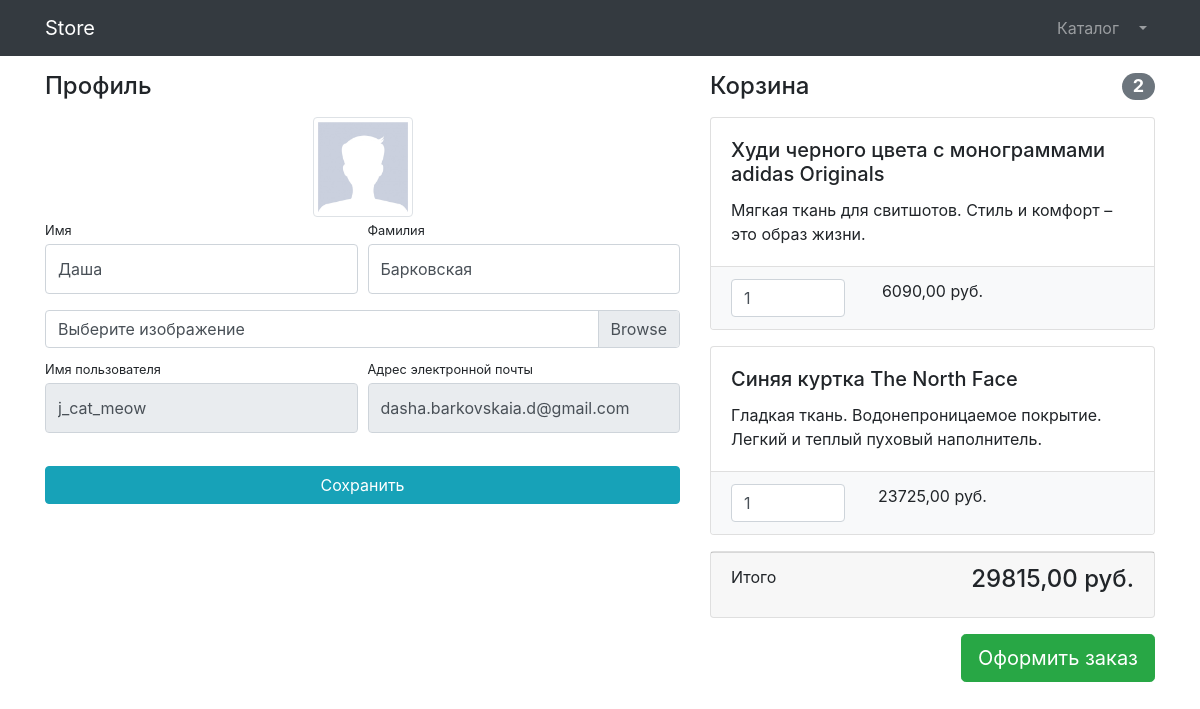
Page /users/profile/5 (signed in) on the committed database.
### user/models.py (models this page shows)
class User(AbstractUser):
    image = models.ImageField(upload_to='users_images', null=True, blank=True)
    is_verified_email = models.BooleanField(default=False)

### products/models.py (models this page shows, shortened)
class Basket(models.Model):
    user = models.ForeignKey(to=User, on_delete=models.CASCADE)
    products = models.ForeignKey(to=Product, on_delete=models.CASCADE)
    quantity = models.PositiveSmallIntegerField(default=0)
    created_timestamp = models.DateTimeField(auto_now_add=True)
    objects = BasketQuerySet.as_manager()
    class Meta:
        verbose_name = "корзину"
        verbose_name_plural = "Корзина"
    def sum(self):
        return self.products.price * self.quantity

class Product(models.Model):
    name = models.CharField(max_length=256)
    description = models.TextField()
    price = models.DecimalField(max_digits=10, decimal_places=2)
    quantity = models.PositiveIntegerField(default=0)
    image = models.ImageField(upload_to='products_images')
    category = models.ForeignKey(to=ProductCategory, on_delete=models.CASCADE)
    class Meta:
        verbose_name = "продукт"
        verbose_name_plural ="Продукт"

### user/views.py (the view, shortened to what this page needs)
# urls.py: path('profile/<int:pk>',login_required(views.UserProfileView.as_view()), name='profile'),
class UserProfileView(TitleMixin,UpdateView):
    model = User
    form_class = UserProfileForm
    template_name = 'user/profile.html'
    title = 'Store - Редактирование данных пользователя'

### user/forms.py
class UserProfileForm(UserChangeForm):
    first_name = forms.CharField(widget=forms.TextInput(attrs={'class': 'form-control py-4'}))
    last_name = forms.CharField(widget=forms.TextInput(attrs={'class': 'form-control py-4'}))
    image = forms.ImageField(widget=forms.FileInput(attrs={'class': 'custom-file-input'}), required=False)
    username = forms.CharField(widget=forms.TextInput(attrs={'class': 'form-control py-4', 'readonly': True}))
    email = forms.EmailField(widget=forms.TextInput(attrs={'class': 'form-control py-4', 'readonly': True}))
    class Meta:
        model = User()
        fields = ('first_name', 'last_name', 'image', 'username','email')

### common/views.py (called while the page is built)
    def get_context_data(self,**kwargs):
        context = super(TitleMixin, self).get_context_data(**kwargs)
        context['title'] = self.title
        return context

### products/context_processor.py (called while the page is built)
def basket(request):
    user = request.user
    return {"baskets": Basket.objects.filter(user=user) if user.is_authenticated else []}

### products/models.py (called while the page is built)
    def total_sum(self):
        return sum(basket.sum() for basket in self)

    def total_quantity(self):
        return sum(basket.quantity for basket in self)

### user/templates/user/profile.html (shortened to what this page needs)
{% extends 'products/base.html' %}
{% load static %}
{% block css %}
    <link href="{% static 'vendor/css/profile.css' %}" rel="stylesheet">
{% endblock %}
{% block content %}
<div class="container">
    <div class="row">
        <div class="col-lg-7">
            <h4 class="mt-3 mb-3">Профиль</h4>
            <div class="col-lg-12 text-center">
                <img width="100" height="100"
                    src="{% if user.image %} {{ user.image.url }} {% else %} {% static 'vendor\img\users\default_avatar.jpg' %}  {% endif %}"
                    class="img-thumbnail">
            </div>
            <form action="{% url 'user:profile' user.id %}" method="post" enctype="multipart/form-data">
                <div class="form-row">
                    <div class="col-lg-6">
                        <div class="form-group">
                            <label class="small mb-1" for="{{form.first_name.id_for_label }}">Имя</label>
                            {{ form.first_name }}
                        </div>
                    </div>
                    <div class="col-lg-6">
                        <div class="form-group">
                            <label class="small mb-1" for="{{form.last_name.id_for_label }}">Фамилия</label>
                            {{ form.last_name }}
                        </div>
                    </div>
                </div>
                <div class="form-row mb-2">
                    <div class="col-lg-12">
                        <div class="custom-file">
                            <label class="custom-file-label" for="{{form.image.id_for_label }}">Выберите изображение</label>
                        </div>
                    </div>
                </div>
                <div class="form-row">
                    <div class="col-lg-6">
                        <label class="small mb-1" for="{{form.username.id_for_label }}">Имя пользователя</label>
                        {{ form.username }}
                    </div>
                    <div class="col-lg-6">
                        <label class="small mb-1" for="{{form.email.id_for_label }}">Адрес электронной
                            почты</label>
                            {{ form.email }}
                    </div>
                </div>
                <div class="form-row">
                    <div class="col-lg-12" style="margin-top: 33px;">
                        <input class="btn btn-info btn-block" type="submit" value="Сохранить">
                    </div>
                </div>
            </form>
        </div>
       {% include "products/basket.html" %}
    </div>
</div>
{% endblock %}

### products/templates/products/basket.html (shortened to what this page needs)
 {% if baskets %}
    <div class="col-lg-5">
            <h4 class="mt-3 mb-3 d-flex justify-content-between align-items-center mb-3">
                Корзина <span class="badge badge-secondary badge-pill">{{ baskets.total_quantity }}</span>
            </h4>
        {% for basket in baskets %}
             <div class="card mb-3">
                <div class="card-body">
                    <h5 class="card-title">{{ basket.products.name }}</h5>
                    <p class="card-text">{{ basket.products.description }}</p>
                </div>
                <ul class="list-group list-group-flush">
                    <li class="list-group-item bg-light">
                        <div class="row text-center">
                            <div class="col-lg-4">
                                <input name="basketID" type="number" class="form-control"
                                    value="{{ basket.quantity }}" min="0">
                            </div>
                            <div class="col-lg-4">{{ basket.sum }} руб.</div>
                            <div class="col-lg-4">
                            </div>
                        </div>
                    </li>
                </ul>
            </div>
        {% endfor %}
            <div class="card mb-3">
                <div class="card-footer">
                    <p class="float-left">Итого</p>
                    <h4 class="float-right">{{ baskets.total_sum }} руб.</h4>
                </div>
            </div>
            <a class="btn btn-success btn-lg float-right" href="../orders/order-create.html">
                Оформить заказ
            </a>
        </div>
 {% else %}
    <h4 class="card-body text-center">
                Корзина пуста
            </h4>
 {% endif %}

### rows in the picture
User: first_name "Даша", last_name "Барковская", username "j_cat_meow", email "dasha.barkovskaia.d@gmail.com"
Basket: total_quantity "2", products.name "Худи черного цвета с монограммами adidas Originals", products.description "Мягкая ткань для свитшотов. Стиль и комфорт – это образ жизни.", basketID "1", sum "6090,00", total_sum "29815,00"
Basket: products.name "Синяя куртка The North Face", products.description "Гладкая ткань. Водонепроницаемое покрытие. Легкий и теплый пуховый наполнитель.", basketID "1", sum "23725,00"
